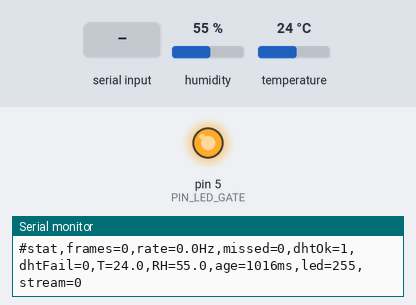
Recording of a sketch running on a simulated Arduino Uno, built with avr-gcc and run on an emulated ATmega328P. Parts: output pins drawn as LEDs (lit = HIGH), the last lines printed to the serial monitor. Inputs (shaded band) come from the test bench; at power-on: humidity 55 %, temperature 24 °C. The local clock reads 2024-03-15 10:24:30 at power-on unless the sketch sets it.

Above: at 3.2 s.
3.3 s: "0" received over Serial
At 3.7 s:
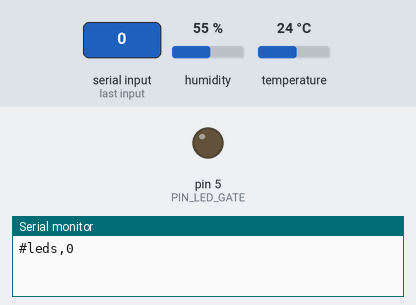
4.8 s: byte 84 ('T') received over Serial
Timing chart, 0 to 7.8 s (numbered marks = the images above; inputs shaded):
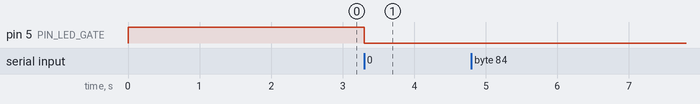

The sketch:

daq_frame_logger_v6.ino
```cpp
/*
  daq_frame_logger_v6.ino
  ------------------------------------------------------------------
  Arduino Uno R3  -  DAQ frame logger with RTC, DHT22 and IR illuminator

  Pin map (as wired)
    DAQ frame trigger   D2   INT0, BNC centre; shield -> Arduino GND
    IR LED array        D5   -> WPM411 (IRF520) SIG   [PWM capable]
                             V- = switching leg, V+ unused
    DHT22 DATA          D7   +10k pull-up to 5V if bare 4-pin sensor
    DS3231              A4 SDA / A5 SCL
    DAQ analog in       A0, A1

  Serial commands (Serial Monitor at 115200, or from MATLAB)
    S  start streaming        X  stop streaming
    Z  zero frame counter     R  print statistics now
    1  LEDs full on           0  LEDs off
    B<n>  LED brightness 0-255 (e.g. B128)
    T  DHT self-test: 5 reads with the trigger interrupt detached
    H  toggle 1 Hz heartbeat  ?  print header block

  Output, one line per DAQ trigger:
    D,seq,epoch_s,ms,micros,a0,a1,tempC,rh,missed

  v6 fix: the DHT22 needs 2 s of dead time between samples. v4/v5
  forced BOTH readTemperature() and readHumidity(), so the humidity
  call hit the sensor milliseconds after the temperature call and
  always returned NaN. Now one call forces a fresh sample and the
  other reads the same packet from cache. The 60 ms retry loop had
  the same fault and is gone; a failed read is simply retried on the
  next 2 s cycle, which also keeps the loop non-blocking.
  ------------------------------------------------------------------
*/

#include <Wire.h>
#include <RTClib.h>
#include <DHT.h>

// ------------------------- pin map -------------------------------
const uint8_t PIN_TRIG     = 2;
const uint8_t PIN_LED_GATE = 5;
const uint8_t PIN_DHT      = 7;
const uint8_t CH_A         = A0;
const uint8_t CH_B         = A1;

#define DHTTYPE DHT22              // change to DHT11 if that's the part

// ------------------------- config --------------------------------
const uint32_t BAUD           = 115200;
const uint16_t DHT_PERIOD_MS  = 2200;   // >= 2000; sensor dead time
const uint16_t DHT_FORCE_MS   = 6000;   // read regardless once this stale
const uint16_t DHT_GUARD_MS   = 150;    // prefer to read between bursts
const uint16_t RTC_PERIOD_MS  = 1000;
const uint16_t STAT_PERIOD_MS = 1000;
const uint16_t MIN_TRIG_US    = 200;    // reject edges closer than this

// ------------------------- globals -------------------------------
RTC_DS3231 rtc;
DHT dht(PIN_DHT, DHTTYPE);

volatile uint32_t trigSeq      = 0;
volatile uint32_t trigMicros   = 0;
volatile uint32_t trigMillis   = 0;
volatile bool     trigPending  = false;
volatile uint32_t lastEdgeUs   = 0;
volatile uint32_t missedFrames = 0;

uint32_t rtcEpoch = 0, rtcAnchorMs = 0;
uint32_t lastDhtMs = 0, lastRtcMs = 0, lastStatMs = 0, lastDhtGoodMs = 0;
uint32_t statSeqMark = 0;
uint16_t dhtOk = 0, dhtFail = 0;
uint8_t  ledLevel = 255;
float    lastRateHz = 0;

float tempC = NAN, rh = NAN;
bool  streaming = false, rtcOk = false, heartbeat = true;

// ------------------------- ISR -----------------------------------
void onFrameTrigger() {
  uint32_t now = micros();
  if (now - lastEdgeUs < MIN_TRIG_US) return;   // glitch / ringing
  lastEdgeUs = now;
  if (trigPending) missedFrames++;              // previous frame unsent
  trigMicros = now;
  trigMillis = millis();
  trigSeq++;
  trigPending = true;
}

// ------------------------- helpers -------------------------------
void setLeds(uint8_t level) {
  ledLevel = level;
  if (level == 0)        digitalWrite(PIN_LED_GATE, LOW);
  else if (level == 255) digitalWrite(PIN_LED_GATE, HIGH);
  else                   analogWrite(PIN_LED_GATE, level);   // ~980 Hz
}

void anchorClock() {
  if (!rtcOk) return;
  DateTime t = rtc.now();
  rtcEpoch    = t.unixtime();
  rtcAnchorMs = millis();
}

// ONE forced sample, then the companion value from the same packet.
// Forcing both would hit the sensor inside its 2 s dead time and the
// second call would always return NaN.
bool readDht() {
  float t = dht.readTemperature(false, true);   // celsius, force fresh
  float h = dht.readHumidity(false);            // same packet, cached

  if (isnan(t) || isnan(h)) { dhtFail++; return false; }

  tempC = t;
  rh    = h;
  dhtOk++;
  lastDhtGoodMs = millis();
  return true;
}

// Five reads with the trigger interrupt detached, spaced past the
// sensor's dead time. Run once with the LEDs on, then send '0' and
// run again to isolate power-rail droop from interrupt interference.
void selfTest() {
  Serial.println(F("#selftest,start - interrupt detached"));
  Serial.print(F("#selftest,leds=")); Serial.println(ledLevel);
  detachInterrupt(digitalPinToInterrupt(PIN_TRIG));

  uint8_t good = 0;
  for (uint8_t i = 0; i < 5; i++) {
    float t = dht.readTemperature(false, true);
    float h = dht.readHumidity(false);
    Serial.print(F("#test,")); Serial.print(i); Serial.print(',');
    if (isnan(t) || isnan(h)) {
      Serial.println(F("FAIL"));
    } else {
      good++;
      Serial.print(t, 1); Serial.print(','); Serial.println(h, 1);
    }
    delay(2200);                    // respect the dead time
  }

  Serial.print(F("#selftest,good=")); Serial.print(good); Serial.println(F("/5"));
  if (good == 5)     Serial.println(F("#selftest,clean without the ISR -> interrupt is the cause"));
  else if (good > 0) Serial.println(F("#selftest,intermittent -> decoupling / signal integrity"));
  else               Serial.println(F("#selftest,none -> send '0' and retest; if still 0, check wiring"));

  attachInterrupt(digitalPinToInterrupt(PIN_TRIG), onFrameTrigger, RISING);
  Serial.println(F("#selftest,end - interrupt reattached"));
}

void printStats() {
  uint32_t seqNow, miss;
  noInterrupts(); seqNow = trigSeq; miss = missedFrames; interrupts();

  Serial.print(F("#stat,frames="));  Serial.print(seqNow);
  Serial.print(F(",rate="));         Serial.print(lastRateHz, 1);
  Serial.print(F("Hz,missed="));     Serial.print(miss);
  Serial.print(F(",dhtOk="));        Serial.print(dhtOk);
  Serial.print(F(",dhtFail="));      Serial.print(dhtFail);
  Serial.print(F(",T="));
  if (isnan(tempC)) Serial.print(F("nan")); else Serial.print(tempC, 1);
  Serial.print(F(",RH="));
  if (isnan(rh))    Serial.print(F("nan")); else Serial.print(rh, 1);
  Serial.print(F(",age="));
  Serial.print(lastDhtGoodMs ? (millis() - lastDhtGoodMs) : 0);
  Serial.print(F("ms,led="));        Serial.print(ledLevel);
  Serial.print(F(",stream="));       Serial.println(streaming ? 1 : 0);
}

void printHeader() {
  Serial.println(F("#fmt,seq,epoch_s,ms,micros,a0,a1,tempC,rh,missed"));
  Serial.println(F("#pins,trig=D2,gate=D5,dht=D7,i2c=A4/A5,analog=A0/A1"));
  Serial.print(F("#rtc,")); Serial.println(rtcOk ? F("ok") : F("FAIL"));
  Serial.print(F("#dht,")); Serial.println(dhtOk ? F("ok") : F("no valid read yet"));
  printStats();
}

// ------------------------- setup ---------------------------------
void setup() {
  Serial.begin(BAUD);
  while (!Serial) { ; }

  pinMode(PIN_LED_GATE, OUTPUT);
  setLeds(255);                    // illuminator on at boot

  pinMode(PIN_TRIG, INPUT);        // INPUT_PULLUP if DAQ is open-collector
  dht.begin();

  Wire.begin();
  rtcOk = rtc.begin();
  if (rtcOk) {
    if (rtc.lostPower()) rtc.adjust(DateTime(F(__DATE__), F(__TIME__)));
    anchorClock();
  }

  delay(2000);                     // DHT22 needs this before first read
  readDht();
  lastDhtMs = millis();

  attachInterrupt(digitalPinToInterrupt(PIN_TRIG), onFrameTrigger, RISING);
  printHeader();
}

// ------------------------- loop ----------------------------------
void loop() {

  // ---- serial commands ----
  while (Serial.available()) {
    char c = Serial.read();
    switch (c) {
      case 'S': case 's':
        noInterrupts(); trigPending = false; interrupts();
        streaming = true; anchorClock();
        Serial.println(F("#start")); break;
      case 'X': case 'x':
        streaming = false; Serial.println(F("#stop")); break;
      case 'Z': case 'z':
        noInterrupts(); trigSeq = 0; missedFrames = 0; trigPending = false; interrupts();
        statSeqMark = 0; Serial.println(F("#zero")); break;
      case '1': setLeds(255); Serial.println(F("#leds,255")); break;
      case '0': setLeds(0);   Serial.println(F("#leds,0"));   break;
      case 'B': case 'b': {
        long v = Serial.parseInt();
        setLeds((uint8_t)constrain(v, 0, 255));
        Serial.print(F("#leds,")); Serial.println(ledLevel);
        break;
      }
      case 'T': case 't': selfTest(); break;
      case 'H': case 'h':
        heartbeat = !heartbeat;
        Serial.print(F("#heartbeat,")); Serial.println(heartbeat ? 1 : 0); break;
      case 'R': case 'r': printStats(); break;
      case '?': printHeader(); break;
      default: break;
    }
  }

  uint32_t now = millis();

  // ---- absolute-time anchor, once per second ----
  if (now - lastRtcMs >= RTC_PERIOD_MS) { lastRtcMs = now; anchorClock(); }

  // ---- DHT22: read between bursts if possible, force if stale ----
  bool due   = (now - lastDhtMs >= DHT_PERIOD_MS);
  bool quiet = (now - trigMillis > DHT_GUARD_MS);
  bool stale = (now - lastDhtMs >= DHT_FORCE_MS);
  if (due && (quiet || stale)) { lastDhtMs = now; readDht(); }

  // ---- once-per-second frame statistics ----
  if (now - lastStatMs >= STAT_PERIOD_MS) {
    uint32_t seqNow;
    noInterrupts(); seqNow = trigSeq; interrupts();
    lastRateHz  = (seqNow - statSeqMark) * 1000.0 / (now - lastStatMs);
    statSeqMark = seqNow;
    lastStatMs  = now;
    if (heartbeat) printStats();
  }

  // ---- one CSV line per DAQ frame ----
  if (trigPending) {
    uint32_t seq, us, ms, miss;
    noInterrupts();
    seq = trigSeq; us = trigMicros; ms = trigMillis; miss = missedFrames;
    trigPending = false;
    interrupts();

    int va = analogRead(CH_A);
    int vb = analogRead(CH_B);

    if (streaming) {
      uint32_t elapsed = ms - rtcAnchorMs;
      Serial.print('D');                          Serial.print(',');
      Serial.print(seq);                          Serial.print(',');
      Serial.print(rtcEpoch + elapsed/1000UL);    Serial.print(',');
      Serial.print((uint16_t)(elapsed % 1000UL)); Serial.print(',');
      Serial.print(us);                           Serial.print(',');
      Serial.print(va);                           Serial.print(',');
      Serial.print(vb);                           Serial.print(',');
      if (isnan(tempC)) Serial.print(F("nan")); else Serial.print(tempC, 2);
      Serial.print(',');
      if (isnan(rh))    Serial.print(F("nan")); else Serial.print(rh, 2);
      Serial.print(',');
      Serial.println(miss);
    }
  }
}
```

Measured:
- after the input at 3.3 s, pin 5 (PIN_LED_GATE): HIGH → LOW at once
